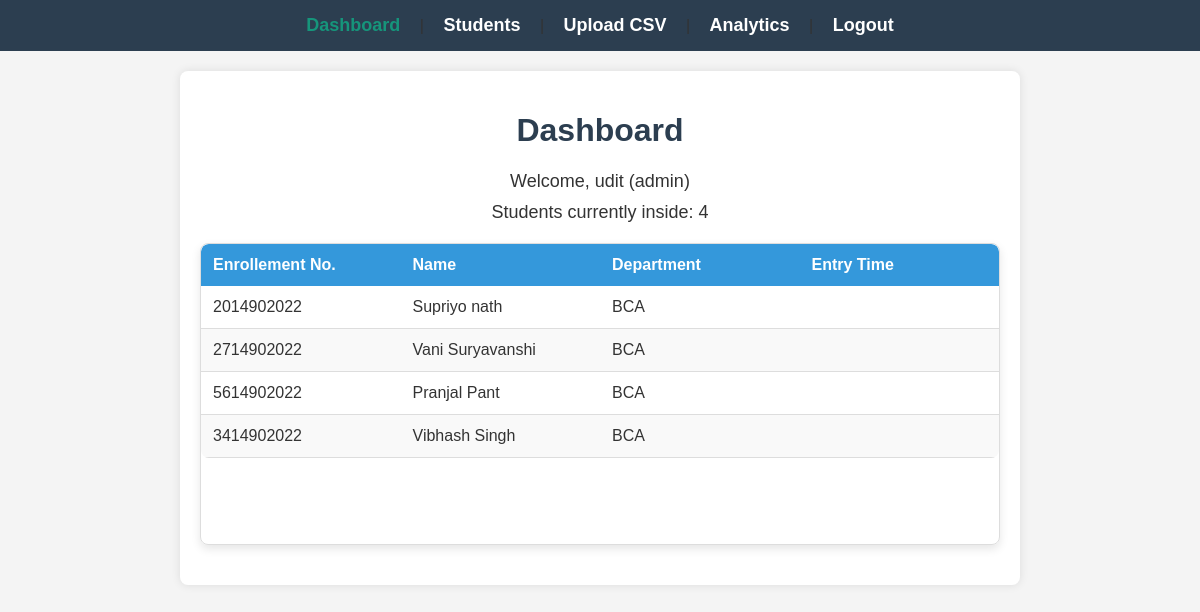
The app's page /dashboard (signed in) with its own data.
### app.py (models this page shows, shortened)
class User(UserMixin, db.Model):
    __tablename__ = 'users'
    user_id = db.Column(db.Integer, primary_key=True)
    username = db.Column(db.String(50), unique=True, nullable=False)
    password_hash = db.Column(db.String(128), nullable=False)
    role = db.Column(db.String(20), nullable=False)

class Student(db.Model):
    __tablename__ = 'students'
    student_id = db.Column(db.Integer, primary_key=True)
    name = db.Column(db.String(100), nullable=False)
    enrollment_number = db.Column(db.String(50), unique=True, nullable=False)
    department = db.Column(db.String(50))
    year = db.Column(db.Integer)
    batch = db.Column(db.String(50), nullable=False)
    section=db.Column(db.String(2), nullable=False)
    semester = db.Column(db.String(50), nullable=False)
    phone_no = db.Column(db.String(20), nullable=False)
    address = db.Column(db.String(200), nullable=False)

### app.py (the view)
@app.route('/dashboard')
@login_required
def dashboard():
    students = get_students_inside()[::-1]
    inside_count = len(students)
    return render_template('app2/dashboard.html', role=current_user.role, inside_count=inside_count, students = students, username=current_user.username)

### app.py (called while the page is built)
def get_students_inside():
    latest_logs = db.session.query(
        Log.student_id,
        func.max(Log.timestamp).label('latest_timestamp')
    ).group_by(Log.student_id).subquery()
    students_inside = db.session.query(Student).join(
        Log, Student.student_id == Log.student_id
    ).join(
        latest_logs,
            (Log.student_id == latest_logs.c.student_id) & (Log.timestamp == latest_logs.c.latest_timestamp)
        ).filter(Log.status == 'entry').all()
    return students_inside

@login_manager.user_loader
def load_user(user_id):
    return db.session.get(User, int(user_id))

### templates/app2/dashboard.html
{% extends "base.html" %}
{% block css %}
<link rel="stylesheet" href="{{ url_for('static', filename='css/dashboard.css') }}">
{% endblock %}
{% block content %}
<h1>Dashboard</h1>
<p>Welcome, {{ username }} ({{ role }})</p>
<p>Students currently inside: {{ inside_count }}</p>
<div class="table-container">
    <table>
        <thead>
            <tr>
                <th>Enrollement No.</th>
                <th>Name</th>
                <th>Department</th>
                <th>Entry Time</th>
            </tr>
        </thead>
        <tbody>
            {% for student in students %}
                <tr>
                    <td>{{student.enrollment_number}}</td>
                    <td>{{student.name}}</td>
                    <td>{{student.department}}</td>
                    <td></td>
                </tr>
            {% endfor %}
        </tbody>
    </table>
</div>
{% endblock %}

### templates/base.html (shortened to what this page needs)
<!DOCTYPE html>
<html lang="en">
<head>
    <link rel="stylesheet" href="{{ url_for('static', filename='css/style.css') }}">
    {% block css %}{% endblock %}
</head>
<body>
    <header>
        <nav>
          {% if current_user.is_authenticated and current_user.role == 'admin' %}
            <a href="{{ url_for('dashboard') }}" class="{% if request.path == url_for('dashboard') %}active{% endif %}">Dashboard</a> |
            <a href="{{ url_for('students') }}" class="{% if request.path == url_for('students') %}active{% endif %}">Students</a> |
            <a href="{{ url_for('upload_csv') }}" class="{% if request.path == url_for('upload_csv') %}active{% endif %}">Upload CSV</a> |
            <a href="{{ url_for('analytics') }}" class="{% if request.path == url_for('analytics') %}active{% endif %}">Analytics</a> |
          {% endif %}
          {% if current_user.is_authenticated %}
            <a href="{{ url_for('logout') }}">Logout</a>
          {% endif %}
        </nav>
      </header>
    <main>
        {% block content %}{% endblock %}
    </main>
</body>
</html>

### static/css/style.css (style rules this page uses)
body { font-family: Arial, sans-serif; margin: 0; padding: 0; background-color: #f4f4f4; color: #333; }
.active { color: #16957b; }
header { background: #2c3e50; padding: 15px 0; text-align: center; }
nav a { color: white; text-decoration: none; margin: 0 15px; font-size: 18px; font-weight: bold; transition: color 0.3s; }
main { padding: 20px; max-width: 100%; margin: 20px auto; background: white; border-radius: 8px; box-shadow: 0 0 10px rgba(0, 0, 0, 0.1); }

### static/css/dashboard.css (style rules this page uses)
main { max-width: 800px; margin: 20px auto; background: white; padding: 20px; border-radius: 8px; box-shadow: 0 0 10px rgba(0, 0, 0, 0.1); text-align: center; }
h1 { color: #2c3e50; }
p { font-size: 18px; margin: 10px 0; }
.table-container { max-width: 100%; margin: 20px auto; border-radius: 8px; overflow: auto; box-shadow: 0 4px 10px rgba(0, 0, 0, 0.1); border: 1px solid #ddd; height: 300px; }
table { width: 100%; border-collapse: collapse; background: white; border-radius: 8px; overflow: hidden; table-layout: fixed; }
thead { background-color: #3498db; color: white; position: sticky; top: 0; z-index: 100; }
thead th { padding: 12px; text-align: left; font-weight: bold; }
tbody tr { border-bottom: 1px solid #ddd; }
tbody tr:nth-child(even) { background-color: #f9f9f9; }
td, th { padding: 12px; text-align: left; word-wrap: break-word; }

### records on screen
User: username "udit", role "admin"
Student: enrollment_number "2014902022", name "Supriyo nath", department "BCA"
Student: enrollment_number "2714902022", name "Vani Suryavanshi", department "BCA"
Student: enrollment_number "5614902022", name "Pranjal Pant", department "BCA"
Student: enrollment_number "3414902022", name "Vibhash Singh", department "BCA"

### other values on screen
{{ inside_count }} "4"
